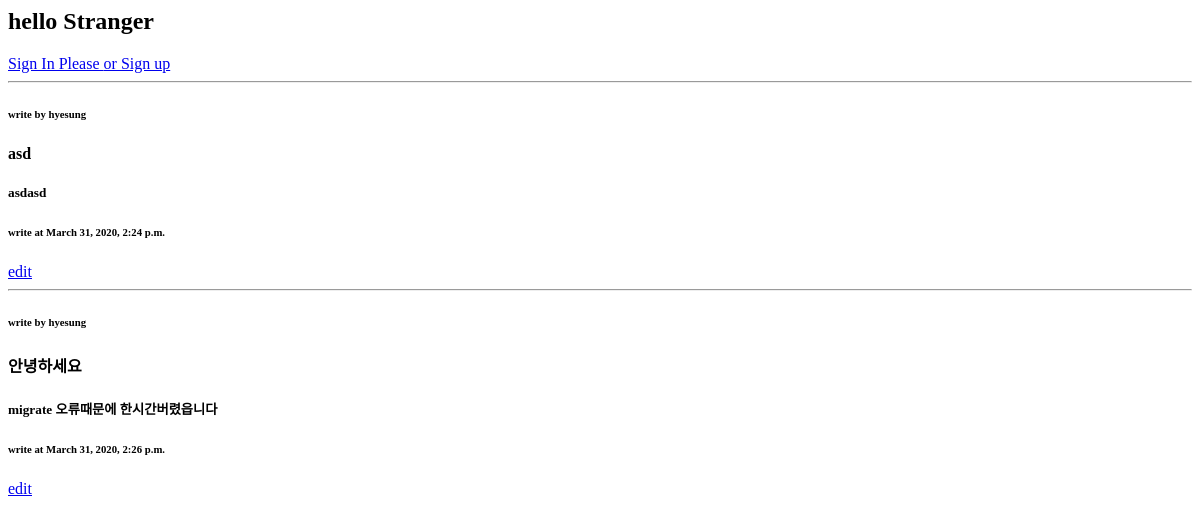
The app's page /, older data.
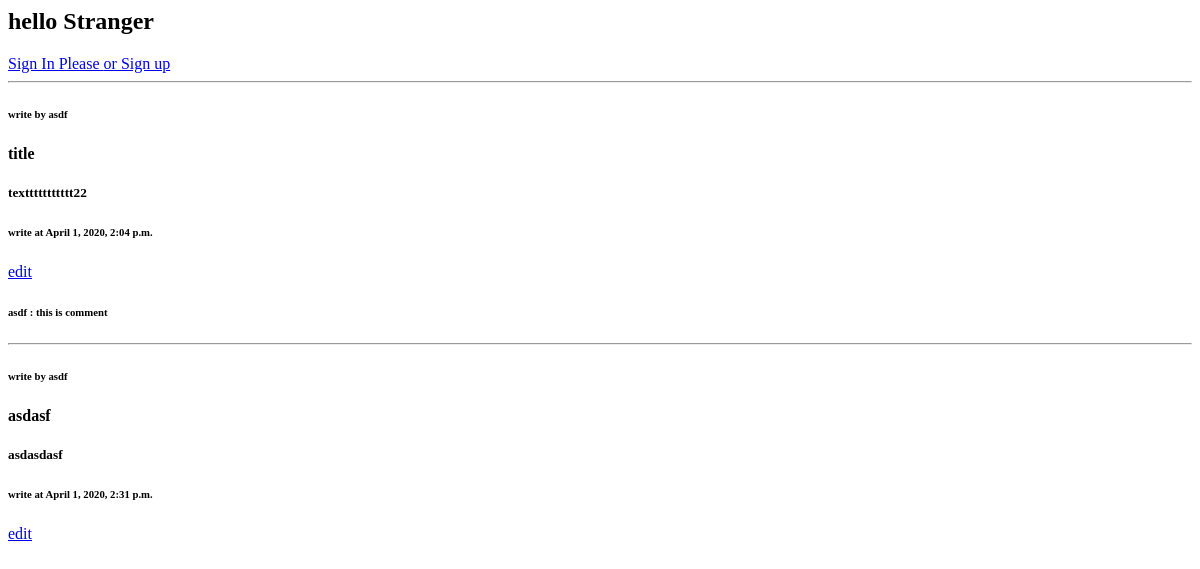
The same page, newer data.
### app/models.py (models this page shows, shortened)
class Post(models.Model):
    title = models.CharField(max_length=200)
    date = models.DateTimeField('date published')
    body = models.TextField()
    writer = models.ForeignKey(settings.AUTH_USER_MODEL, on_delete=models.CASCADE, related_name="writer", default="")

class Comment(models.Model):
    c_writer = models.ForeignKey(settings.AUTH_USER_MODEL, on_delete=models.CASCADE, related_name="c_writer", default="")
    post_id = models.ForeignKey(Post, on_delete=models.CASCADE, related_name ="comments")
    text = models.CharField(max_length=100)

### app/views.py (the view)
# urls.py: 2. Add a URL to urlpatterns:  path('', views.home, name='home')
def home(request, post=None, comment=None):
    posts = Post.objects
    if request.method == 'POST':
        form = PostForm(request.POST, instance=post)
        comment_form = CommentForm(request.POST, instance=comment)
        if form.is_valid():
            post = form.save(commit=False)
            post.date = timezone.now()
            post.writer = request.user
            post.save()
            return redirect('home')
    else:
        form = PostForm(instance=post)
        c_form = CommentForm(instance=comment)
        return render(request, 'app/home.html', {'form': form, 'c_form': c_form, 'posts': posts})

### app/templates/app/home.html (shortened to what this page needs)
{% if user.is_authenticated %}
    <h2>hello {{ user.username }}</h2>
    <a href= "{% url 'logout' %}">
        Sign Out
    </a>
    <form method='POST'>
        {% csrf_token %}
        <table>
            {{form.as_table}}
        </table>
        <input type='submit', value='submit'>
    </form>
{% else %}
    <h2>hello Stranger</h2>
    <a href= "{% url 'signin' %}">
        Sign In Please
    </a>
    <a href= "{% url 'signup' %}">
        or Sign up
    </a>
{% endif %}
{% for post in posts.all %}
    <hr/>
    <h6>write by {{ post.writer }} </h6>
    <h4>{{ post.title }}</h4>
    <h5>{{ post.body }}</h5>
    <h6>write at {{ post.date }}</h6>
    <a href="{% url 'edit' pk=post.pk %}">edit</a>
    {% for comment in post.comments.all %}
        <h6>{{ comment.c_writer }} : {{ comment.text }}</h6>
    {% endfor %}
{% endfor %}

Row changes from the older to the newer data that the page shows:
removed Post: writer "hyesung", title "asd", body "asdasd", date "March 31, 2020, 2:24 p.m."
removed Post: writer "hyesung", title "안녕하세요", body "migrate 오류때문에 한시간버렸읍니다", date "March 31, 2020, 2:26 p.m."
added Post: writer "asdf", title "title", body "texttttttttttt22", date "April 1, 2020, 2:04 p.m."
added Comment: c_writer "asdf", text "this is comment"
added Post: writer "asdf", title "asdasf", body "asdasdasf", date "April 1, 2020, 2:31 p.m."
